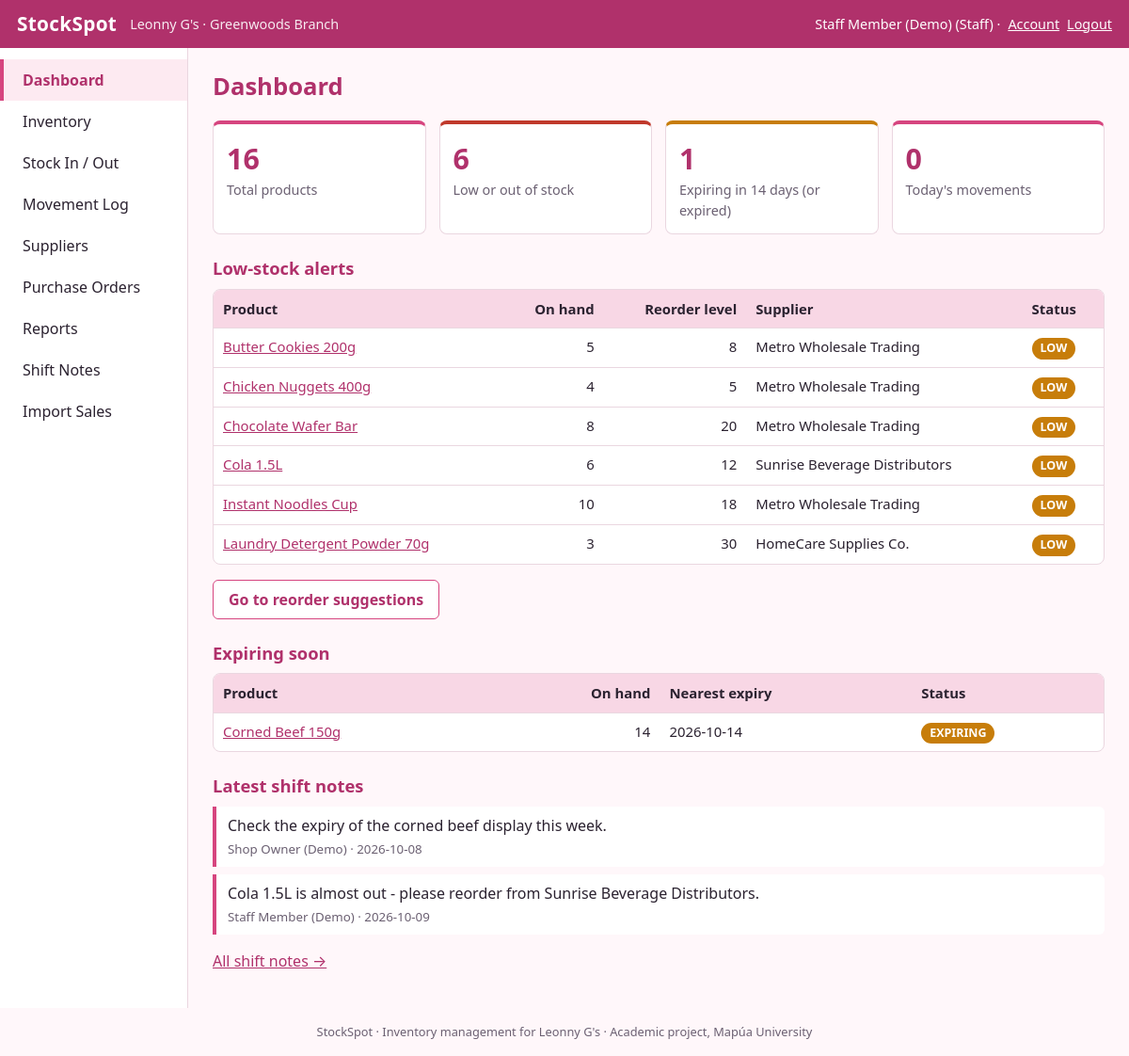
The app's page /dashboard.php (signed in) with its own data.
### tables this page shows
CREATE TABLE users (
  user_id       INT UNSIGNED AUTO_INCREMENT PRIMARY KEY,
  full_name     VARCHAR(100) NOT NULL,
  username      VARCHAR(50)  NOT NULL UNIQUE,
  password_hash VARCHAR(255) NOT NULL,
  role          ENUM('Owner','Staff') NOT NULL DEFAULT 'Staff',
  is_active     TINYINT(1) NOT NULL DEFAULT 1,
  created_at    TIMESTAMP NOT NULL DEFAULT CURRENT_TIMESTAMP
);

CREATE TABLE products (
  product_id    INT UNSIGNED AUTO_INCREMENT PRIMARY KEY,
  category_id   INT UNSIGNED NOT NULL,
  supplier_id   INT UNSIGNED NULL,
  sku           VARCHAR(50)  NOT NULL UNIQUE,
  product_name  VARCHAR(100) NOT NULL,
  unit          VARCHAR(20)  NOT NULL DEFAULT 'pc',
  cost_price    DECIMAL(10,2) NOT NULL DEFAULT 0,
  selling_price DECIMAL(10,2) NOT NULL DEFAULT 0,
  reorder_level INT UNSIGNED NOT NULL DEFAULT 0,
  has_expiry    TINYINT(1) NOT NULL DEFAULT 0,
  is_archived   TINYINT(1) NOT NULL DEFAULT 0,
  created_at    TIMESTAMP NOT NULL DEFAULT CURRENT_TIMESTAMP,
  CONSTRAINT fk_prod_cat FOREIGN KEY (category_id) REFERENCES categories(category_id),
  CONSTRAINT fk_prod_sup FOREIGN KEY (supplier_id) REFERENCES suppliers(supplier_id) ON DELETE SET NULL,
  CONSTRAINT chk_prices CHECK (cost_price >= 0 AND selling_price >= 0),
  INDEX idx_prod_name (product_name)
);

CREATE TABLE suppliers (
  supplier_id    INT UNSIGNED AUTO_INCREMENT PRIMARY KEY,
  supplier_name  VARCHAR(100) NOT NULL,
  contact_number VARCHAR(30)  NULL,
  address        VARCHAR(255) NULL
);

CREATE TABLE shift_notes (
  note_id    INT UNSIGNED AUTO_INCREMENT PRIMARY KEY,
  user_id    INT UNSIGNED NOT NULL,
  note_text  VARCHAR(1000) NOT NULL,
  shift_date DATE NOT NULL,
  created_at TIMESTAMP NOT NULL DEFAULT CURRENT_TIMESTAMP,
  CONSTRAINT fk_note_user FOREIGN KEY (user_id) REFERENCES users(user_id)
);

### includes/auth.php (called while the page is built, shortened)
<?php
function current_user(): ?array { return isset($_SESSION['uid']) ? ['id' => $_SESSION['uid'], 'name' => $_SESSION['name'], 'role' => $_SESSION['role']] : null; }

### public/dashboard.php (the view, shortened to what this page needs)
<?php
$pdo = db();
$all = $pdo->query(product_sql('p.is_archived = 0'))->fetchAll();
$low = $expiring = []; $outCount = 0;
foreach ($all as $p) {
    $s = product_status($p);
    if (in_array($s, ['LOW','OUT'], true)) $low[] = $p + ['status' => $s];
    if (in_array($s, ['EXPIRING','EXPIRED'], true)) $expiring[] = $p + ['status' => $s];
}
$today = (int)$pdo->query('SELECT COUNT(*) FROM stock_movements WHERE DATE(moved_at) = CURDATE()')->fetchColumn();
$notes = $pdo->query('SELECT n.*, u.full_name FROM shift_notes n JOIN users u ON u.user_id = n.user_id ORDER BY n.created_at DESC, n.note_id DESC LIMIT 3')->fetchAll();
page_header('Dashboard', 'dashboard');
?>
<div class="cards">
  <div class="card"><div class="n"><?= count($all) ?></div><div class="l">Total products</div></div>
  <div class="card bad"><div class="n"><?= count($low) ?></div><div class="l">Low or out of stock</div></div>
  <div class="card warn"><div class="n"><?= count($expiring) ?></div><div class="l">Expiring in <?= EXPIRY_WARN_DAYS ?> days (or expired)</div></div>
  <div class="card"><div class="n"><?= $today ?></div><div class="l">Today's movements</div></div>
</div>
<h2>Low-stock alerts</h2>
<div class="tablewrap"><table>
<tr><th>Product</th><th class="num">On hand</th><th class="num">Reorder level</th><th>Supplier</th><th>Status</th></tr>
<?php foreach ($low as $p): ?>
<tr><td><a href="product_view.php?id=<?= (int)$p['product_id'] ?>"><?= e($p['product_name']) ?></a></td><td class="num"><?= (int)$p['qty'] ?></td><td class="num"><?= (int)$p['reorder_level'] ?></td><td><?= e($p['supplier_name'] ?? '-') ?></td><td><?= status_badge($p['status']) ?></td></tr>
<?php endforeach; if (!$low): ?><tr><td colspan="5" class="empty">All products are above their reorder level.</td></tr><?php endif; ?>
</table></div>
<?php if ($low): ?><p><a class="btn sec" href="purchase_orders.php">Go to reorder suggestions</a></p><?php endif; ?>
<h2>Expiring soon</h2>
<div class="tablewrap"><table>
<tr><th>Product</th><th class="num">On hand</th><th>Nearest expiry</th><th>Status</th></tr>
<?php foreach ($expiring as $p): ?>
<tr><td><a href="product_view.php?id=<?= (int)$p['product_id'] ?>"><?= e($p['product_name']) ?></a></td><td class="num"><?= (int)$p['qty'] ?></td><td><?= e($p['next_expiry']) ?></td><td><?= status_badge($p['status']) ?></td></tr>
<?php endforeach; if (!$expiring): ?><tr><td colspan="4" class="empty">Nothing is close to expiry.</td></tr><?php endif; ?>
</table></div>
<h2>Latest shift notes</h2>
<?php foreach ($notes as $n): ?><div class="note"><?= nl2br(e($n['note_text'])) ?><br><small><?= e($n['full_name']) ?> &middot; <?= e($n['shift_date']) ?></small></div>
<?php endforeach; if (!$notes): ?><p class="empty">No notes yet.</p><?php endif; ?>
<p><a href="notes.php">All shift notes &rarr;</a></p>
<?php page_footer();

### includes/layout.php (shortened to what this page needs)
<?php
function page_header(string $title, string $active = ''): void {
    $u = current_user();
    $nav = [
        'dashboard' => ['dashboard.php', 'Dashboard'],
        'inventory' => ['products.php', 'Inventory'],
        'stock'     => ['stock_move.php', 'Stock In / Out'],
        'movements' => ['movements.php', 'Movement Log'],
        'suppliers' => ['suppliers.php', 'Suppliers'],
        'po'        => ['purchase_orders.php', 'Purchase Orders'],
        'reports'   => ['reports.php', 'Reports'],
        'notes'     => ['notes.php', 'Shift Notes'],
        'import'    => ['import_sales.php', 'Import Sales'],
    ];
    ?><!DOCTYPE html>
<html lang="en"><head>
<link rel="stylesheet" href="assets/style.css">
</head><body>
<header class="top">
  <a class="brand" href="<?= $u ? 'dashboard.php' : 'index.php' ?>"><?= e(APP_NAME) ?></a>
  <span class="store"><?= e(STORE_NAME) ?> &middot; Greenwoods Branch</span>
  <?php if ($u): ?>
  <span class="who"><?= e($u['name']) ?> (<?= e($u['role']) ?>) &middot; <a href="account.php">Account</a>
    <form method="post" action="logout.php" class="inline"><?= csrf_field() ?><button class="link" type="submit">Logout</button></form></span>
  <?php endif; ?>
</header>
<div class="shell">
<?php if ($u): ?>
<nav class="side"><?php foreach ($nav as $k => [$href, $label]): ?>
  <a href="<?= e($href) ?>" class="<?= $k === $active ? 'active' : '' ?>"><?= e($label) ?></a>
<?php endforeach; ?></nav>
<?php endif; ?>
<main class="content">
<h1><?= e($title) ?></h1>
<?php }
function page_footer(): void { ?>
</main></div>
<footer class="foot">StockSpot &middot; Inventory management for Leonny G's &middot; Academic project, Mapúa University</footer>
</body></html>
<?php }

### includes/helpers.php (shortened to what this page needs)
<?php
function e($v): string { return htmlspecialchars((string)$v, ENT_QUOTES | ENT_SUBSTITUTE, 'UTF-8'); }
function product_status(array $p): string {
    $qty = (int)$p['qty'];
    $today = date('Y-m-d');
    if ($qty <= (int)$p['reorder_level']) return 'LOW';
    if (!empty($p['next_expiry']) && $p['next_expiry'] <= date('Y-m-d', strtotime('+' . EXPIRY_WARN_DAYS . ' days'))) return 'EXPIRING';
    return 'OK';
}
function status_badge(string $s): string {
    $cls = ['OK' => 'ok', 'LOW' => 'warn', 'EXPIRING' => 'warn', 'OUT' => 'bad', 'EXPIRED' => 'bad'][$s] ?? 'ok';
    return '<span class="badge ' . $cls . '">' . e($s) . '</span>';
}
function product_sql(string $where = '1=1', string $having = '', string $order = 'p.product_name'): string {
    return "SELECT p.*, c.category_name, s.supplier_name,
              COALESCE(SUM(b.quantity_on_hand),0) AS qty,
              MIN(CASE WHEN b.quantity_on_hand > 0 THEN b.expiry_date END) AS next_expiry
            FROM products p
            JOIN categories c ON c.category_id = p.category_id
            LEFT JOIN suppliers s ON s.supplier_id = p.supplier_id
            LEFT JOIN stock_batches b ON b.product_id = p.product_id
            WHERE $where
            GROUP BY p.product_id
            " . ($having ? "HAVING $having" : '') . "
            ORDER BY $order";
}

### public/assets/style.css (style rules this page uses)
:root { --pink:#d6457f;--pink-d:#b0316b;--pink-l:#fdeaf1;--pink-m:#f8d7e5;--ink:#2b2230;--mute:#6b6072;--line:#ead7e0;--ok:#2e8b57;--warn:#c77d0a;--bad:#c0392b;--bg:#fff7fa }
* { box-sizing:border-box }
body { margin:0;font-family:system-ui,-apple-system,"Segoe UI",Roboto,Arial,sans-serif;color:var(--ink);background:var(--bg);line-height:1.5 }
a { color:var(--pink-d) }
.top { display:flex;align-items:center;gap:14px;background:var(--pink-d);color:#fff;padding:10px 18px;flex-wrap:wrap }
.top a { color:#fff }
.brand { font-weight:700;font-size:1.3rem;text-decoration:none;letter-spacing:.3px }
.store { opacity:.9;font-size:.9rem }
.who { margin-left:auto;font-size:.9rem;display:flex;gap:8px;align-items:center }
.inline { display:inline }
.link { background:none;border:0;color:#fff;text-decoration:underline;cursor:pointer;font:inherit;padding:0 }
.shell { display:flex;min-height:calc(100vh - 100px) }
.side { width:200px;background:#fff;border-right:1px solid var(--line);padding:12px 0;flex-shrink:0 }
.side a { display:block;padding:10px 20px;text-decoration:none;color:var(--ink);border-left:4px solid transparent }
.side a.active { background:var(--pink-l);border-left-color:var(--pink);color:var(--pink-d);font-weight:600 }
.content { flex:1;padding:22px 26px;min-width:0;max-width:1200px }
h1 { margin:0 0 16px;color:var(--pink-d);font-size:1.6rem }
h2 { color:var(--pink-d);font-size:1.15rem;margin:22px 0 8px }
.cards { display:grid;grid-template-columns:repeat(auto-fit,minmax(170px,1fr));gap:14px;margin-bottom:10px }
.card { background:#fff;border:1px solid var(--line);border-top:4px solid var(--pink);border-radius:8px;padding:14px }
.card .n { font-size:1.9rem;font-weight:700;color:var(--pink-d) }
.card.warn { border-top-color:var(--warn) }
.card.bad { border-top-color:var(--bad) }
.card .l { color:var(--mute);font-size:.9rem }
.tablewrap { overflow-x:auto;background:#fff;border:1px solid var(--line);border-radius:8px }
table { border-collapse:collapse;width:100%;font-size:.93rem }
th { background:var(--pink-m);text-align:left;padding:9px 10px;white-space:nowrap }
td { padding:8px 10px;border-top:1px solid var(--line);vertical-align:top }
.num { text-align:right;white-space:nowrap }
.badge { display:inline-block;padding:2px 9px;border-radius:99px;font-size:.78rem;font-weight:700;color:#fff }
.badge.warn { background:var(--warn) }
.btn,button.btn { display:inline-block;background:var(--pink);color:#fff;border:0;border-radius:6px;padding:8px 16px;font:inherit;font-weight:600;cursor:pointer;text-decoration:none }
.btn.sec { background:#fff;color:var(--pink-d);border:1px solid var(--pink) }
.note { border-left:4px solid var(--pink);background:#fff;padding:8px 12px;margin-bottom:8px;border-radius:0 6px 6px 0 }
.note small { color:var(--mute) }
.foot { text-align:center;color:var(--mute);font-size:.8rem;padding:16px }

### records on screen
users: full_name "Staff Member (Demo)"
products: product_name "Butter Cookies 200g", qty "5", reorder_level "8", supplier.supplier_name "Metro Wholesale Trading", s "LOW"
products: product_name "Chicken Nuggets 400g", qty "4", reorder_level "5", supplier.supplier_name "Metro Wholesale Trading", s "LOW"
products: product_name "Chocolate Wafer Bar", qty "8", reorder_level "20", supplier.supplier_name "Metro Wholesale Trading", s "LOW"
products: product_name "Cola 1.5L", qty "6", reorder_level "12", supplier.supplier_name "Sunrise Beverage Distributors", s "LOW"
products: product_name "Instant Noodles Cup", qty "10", reorder_level "18", supplier.supplier_name "Metro Wholesale Trading", s "LOW"
products: product_name "Laundry Detergent Powder 70g", qty "3", reorder_level "30", supplier.supplier_name "HomeCare Supplies Co.", s "LOW"
products: product_name "Corned Beef 150g", qty "14", next_expiry "2026-10-14", s "EXPIRING"
shift_notes: note_text "Check the expiry of the corned beef display this week.", user.full_name "Shop Owner (Demo)", shift_date "2026-10-08"
shift_notes: note_text "Cola 1.5L is almost out - please reorder from Sunrise Beverage Distributors.", user.full_name "Staff Member (Demo)", shift_date "2026-10-09"

### other values on screen
APP_NAME "StockSpot"
STORE_NAME "Leonny G's"
$u['role'] "Staff"
$label "Dashboard"
$label "Inventory"
$label "Stock In / Out"
$label "Movement Log"
$label "Suppliers"
$label "Purchase Orders"
$label "Reports"
$label "Shift Notes"
$label "Import Sales"
$title "Dashboard"
count($all) "16"
count($low) "6"
